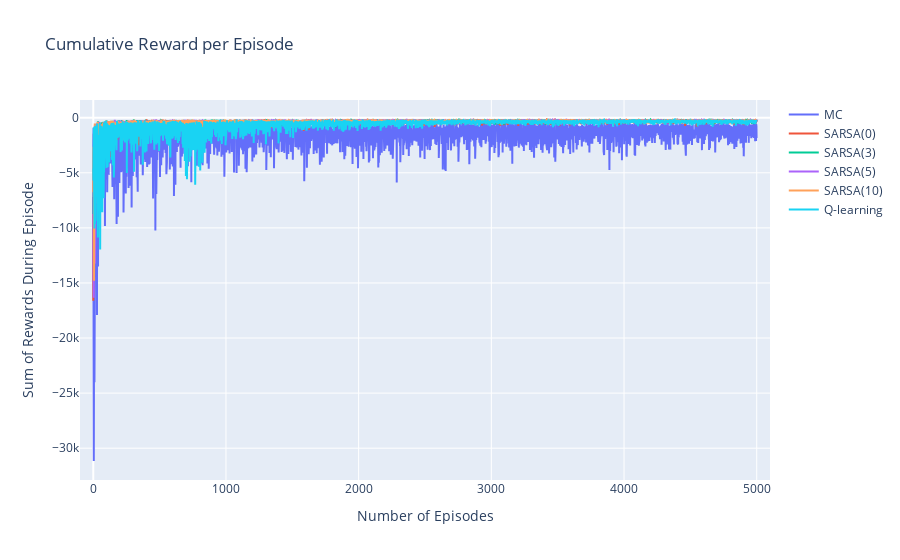

The notebook cell saved with this chart:
### Code cell
import plotly.graph_objs as go
from plotly.subplots import make_subplots

fig = make_subplots()

fig.add_trace(
    go.Scatter(x=np.arange(len(mc_control_stats["episode_reward"])), y=mc_control_stats["episode_reward"], name='MC'))
fig.add_trace(
    go.Scatter(x=np.arange(len(sarsa0_stats["episode_reward"])), y=sarsa0_stats["episode_reward"], name='SARSA(0)'))
fig.add_trace(
    go.Scatter(x=np.arange(len(sarsa3_stats["episode_reward"])), y=sarsa3_stats["episode_reward"], name='SARSA(3)'))
fig.add_trace(
    go.Scatter(x=np.arange(len(sarsa5_stats["episode_reward"])), y=sarsa5_stats["episode_reward"], name='SARSA(5)'))
fig.add_trace(
    go.Scatter(x=np.arange(len(sarsa10_stats["episode_reward"])), y=sarsa10_stats["episode_reward"], name='SARSA(10)'))
fig.add_trace(go.Scatter(x=np.arange(len(q_learning_stats["episode_reward"])), y=q_learning_stats["episode_reward"],
                         name='Q-learning'))

# Add figure title and axis labels
fig.update_layout(title_text="Cumulative Reward per Episode",
                  xaxis_title="Number of Episodes",
                  yaxis_title="Sum of Rewards During Episode")

# Set x-axis and y-axis ranges if necessary (optional)
fig.update_xaxes(range=[-100, 5100])
# fig.update_yaxes(range=[-50000, 0])

# Show the plot
fig.show()

### Figure 1 — Plotly figure (JSON) as saved in the notebook; plotly's stock layout.template omitted (floating-point values rounded to 4 significant figures; data arrays with more than 128 entries replaced by an {"elided": "..."} marker saying what was removed)
{"data": [{"name": "MC", "x": {"elided": "5000 int values"}, "y": {"elided": "5000 float values"}, "type": "scatter"}, {"name": "SARSA(0)", "x": {"elided": "5000 int values"}, "y": {"elided": "5000 float values"}, "type": "scatter"}, {"name": "SARSA(3)", "x": {"elided": "5000 int values"}, "y": {"elided": "5000 float values"}, "type": "scatter"}, {"name": "SARSA(5)", "x": {"elided": "5000 int values"}, "y": {"elided": "5000 float values"}, "type": "scatter"}, {"name": "SARSA(10)", "x": {"elided": "5000 int values"}, "y": {"elided": "5000 float values"}, "type": "scatter"}, {"name": "Q-learning", "x": {"elided": "5000 int values"}, "y": {"elided": "5000 float values"}, "type": "scatter"}], "layout": {"xaxis": {"anchor": "y", "domain": [0.0, 1.0], "title": {"text": "Number of Episodes"}, "range": [-100, 5100]}, "yaxis": {"anchor": "x", "domain": [0.0, 1.0], "title": {"text": "Sum of Rewards During Episode"}}, "title": {"text": "Cumulative Reward per Episode"}}}
